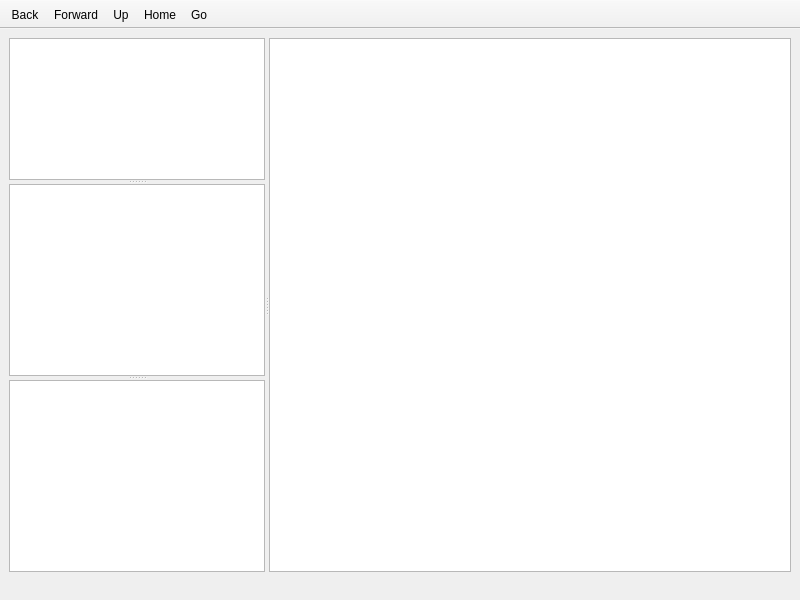
<?xml version="1.0" encoding="UTF-8"?>
<ui version="4.0">
 <class>tfm</class>
 <widget class="QMainWindow" name="tfm">
  <property name="geometry">
   <rect>
    <x>0</x>
    <y>0</y>
    <width>800</width>
    <height>600</height>
   </rect>
  </property>
  <property name="contextMenuPolicy">
   <enum>Qt::NoContextMenu</enum>
  </property>
  <property name="windowTitle">
   <string>tfm</string>
  </property>
  <property name="locale">
   <locale language="English" country="UnitedStates"/>
  </property>
  <widget class="QWidget" name="centralwidget">
   <layout class="QHBoxLayout" name="horizontalLayout">
    <item>
     <widget class="QSplitter" name="vsplit">
      <property name="orientation">
       <enum>Qt::Horizontal</enum>
      </property>
      <widget class="QSplitter" name="hsplit">
       <property name="orientation">
        <enum>Qt::Vertical</enum>
       </property>
       <widget class="QTreeView" name="fs_tree">
        <property name="sizePolicy">
         <sizepolicy hsizetype="Preferred" vsizetype="Expanding">
          <horstretch>0</horstretch>
          <verstretch>1</verstretch>
         </sizepolicy>
        </property>
        <property name="tabKeyNavigation">
         <bool>true</bool>
        </property>
        <property name="rootIsDecorated">
         <bool>false</bool>
        </property>
        <attribute name="headerVisible">
         <bool>false</bool>
        </attribute>
       </widget>
       <widget class="QListWidget" name="bookmark_view">
        <property name="contextMenuPolicy">
         <enum>Qt::ActionsContextMenu</enum>
        </property>
        <property name="editTriggers">
         <set>QAbstractItemView::DoubleClicked|QAbstractItemView::EditKeyPressed|QAbstractItemView::SelectedClicked</set>
        </property>
        <property name="tabKeyNavigation">
         <bool>true</bool>
        </property>
        <property name="dragDropMode">
         <enum>QAbstractItemView::InternalMove</enum>
        </property>
        <property name="alternatingRowColors">
         <bool>true</bool>
        </property>
       </widget>
       <widget class="QListView" name="mounts_view">
        <property name="tabKeyNavigation">
         <bool>true</bool>
        </property>
        <property name="alternatingRowColors">
         <bool>true</bool>
        </property>
       </widget>
      </widget>
      <widget class="QTableView" name="table_view">
       <property name="sizePolicy">
        <sizepolicy hsizetype="Expanding" vsizetype="Expanding">
         <horstretch>1</horstretch>
         <verstretch>0</verstretch>
        </sizepolicy>
       </property>
       <property name="cursor" stdset="0">
        <cursorShape>ArrowCursor</cursorShape>
       </property>
       <property name="contextMenuPolicy">
        <enum>Qt::ActionsContextMenu</enum>
       </property>
       <property name="acceptDrops">
        <bool>true</bool>
       </property>
       <property name="toolTipDuration">
        <number>-3</number>
       </property>
       <property name="editTriggers">
        <set>QAbstractItemView::AnyKeyPressed|QAbstractItemView::EditKeyPressed|QAbstractItemView::SelectedClicked</set>
       </property>
       <property name="dragEnabled">
        <bool>true</bool>
       </property>
       <property name="dragDropMode">
        <enum>QAbstractItemView::DragDrop</enum>
       </property>
       <property name="defaultDropAction">
        <enum>Qt::MoveAction</enum>
       </property>
       <property name="alternatingRowColors">
        <bool>true</bool>
       </property>
       <property name="selectionMode">
        <enum>QAbstractItemView::ExtendedSelection</enum>
       </property>
       <property name="selectionBehavior">
        <enum>QAbstractItemView::SelectRows</enum>
       </property>
       <property name="textElideMode">
        <enum>Qt::ElideMiddle</enum>
       </property>
       <property name="showGrid">
        <bool>false</bool>
       </property>
       <property name="sortingEnabled">
        <bool>true</bool>
       </property>
       <property name="wordWrap">
        <bool>false</bool>
       </property>
       <attribute name="horizontalHeaderDefaultSectionSize">
        <number>150</number>
       </attribute>
       <attribute name="horizontalHeaderHighlightSections">
        <bool>false</bool>
       </attribute>
       <attribute name="horizontalHeaderStretchLastSection">
        <bool>true</bool>
       </attribute>
       <attribute name="verticalHeaderVisible">
        <bool>false</bool>
       </attribute>
      </widget>
     </widget>
    </item>
   </layout>
  </widget>
  <widget class="QStatusBar" name="statusbar">
   <property name="contextMenuPolicy">
    <enum>Qt::NoContextMenu</enum>
   </property>
   <property name="sizeGripEnabled">
    <bool>false</bool>
   </property>
  </widget>
  <widget class="QToolBar" name="toolbar">
   <property name="contextMenuPolicy">
    <enum>Qt::PreventContextMenu</enum>
   </property>
   <property name="movable">
    <bool>false</bool>
   </property>
   <attribute name="toolBarArea">
    <enum>TopToolBarArea</enum>
   </attribute>
   <attribute name="toolBarBreak">
    <bool>false</bool>
   </attribute>
   <addaction name="action_back"/>
   <addaction name="action_forward"/>
   <addaction name="action_up"/>
   <addaction name="action_home"/>
   <addaction name="action_go"/>
  </widget>
  <action name="action_menu">
   <property name="text">
    <string>Menu</string>
   </property>
  </action>
  <action name="action_new_dir">
   <property name="text">
    <string>New Directory</string>
   </property>
  </action>
  <action name="action_new_file">
   <property name="text">
    <string>New File</string>
   </property>
  </action>
  <action name="action_back">
   <property name="text">
    <string>Back</string>
   </property>
  </action>
  <action name="action_up">
   <property name="text">
    <string>Up</string>
   </property>
  </action>
  <action name="action_home">
   <property name="text">
    <string>Home</string>
   </property>
  </action>
  <action name="action_go">
   <property name="text">
    <string>Go</string>
   </property>
   <property name="toolTip">
    <string>Go or Reload</string>
   </property>
  </action>
  <action name="action_forward">
   <property name="text">
    <string>Forward</string>
   </property>
  </action>
  <action name="action_copy">
   <property name="text">
    <string>Copy</string>
   </property>
  </action>
  <action name="action_paste">
   <property name="text">
    <string>Paste</string>
   </property>
  </action>
  <action name="action_cut">
   <property name="text">
    <string>Cut</string>
   </property>
  </action>
  <action name="action_show_hidden">
   <property name="checkable">
    <bool>true</bool>
   </property>
   <property name="text">
    <string>Show hidden files</string>
   </property>
   <property name="shortcut">
    <string>Ctrl+H</string>
   </property>
  </action>
  <action name="action_delete">
   <property name="text">
    <string>Delete</string>
   </property>
  </action>
  <action name="action_rename">
   <property name="text">
    <string>Rename</string>
   </property>
  </action>
  <action name="action_add_to_bookmarks">
   <property name="text">
    <string>Add to bookmarks</string>
   </property>
  </action>
  <action name="action_remove_bookmark">
   <property name="text">
    <string>Remove bookmark</string>
   </property>
   <property name="toolTip">
    <string>Remove bookmark</string>
   </property>
  </action>
  <action name="action_copy_path">
   <property name="text">
    <string>Copy path</string>
   </property>
  </action>
 </widget>
 <resources/>
 <connections/>
</ui>
